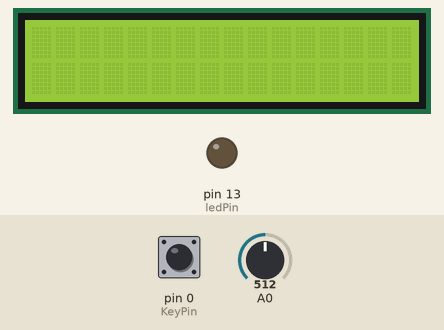
This sketch was run on a simulated Arduino Uno, built with avr-gcc and run on an emulated ATmega328P. On the bench: 16×2 character LCD, output pins drawn as LEDs (lit = HIGH). The test bench sets the inputs (shaded band); at power-on: pin 0 (KeyPin) LOW, A0 = 512.

Above: at 1.2 s.
1.3 s: pin 0 (KeyPin) pulled HIGH for 0.15 s
At 1.37 s:
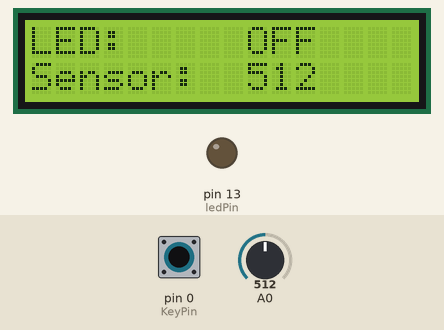
2.9 s: pin 0 (KeyPin) pulled HIGH for 3.2 s
Timing chart, 0 to 5.9 s (numbered marks = the images above; inputs shaded):
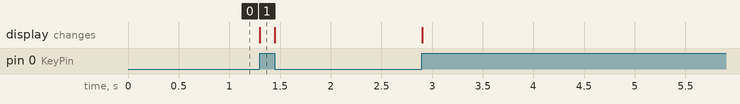

The sketch:

Code.ino
```cpp
/*
   Source: https://github.com/Fasihi-Rad/Arduino.Prj

   Arduino.Prj__Light sensor & LCD
   Seyed Ali Mojtabavi
   Amir Reza Fasihi rad

 The circuit:
 * LCD RS pin to digital pin 12
 * LCD Enable pin to digital pin 11
 * LCD D4 pin to digital pin 5
 * LCD D5 pin to digital pin 4
 * LCD D6 pin to digital pin 3
 * LCD D7 pin to digital pin 2
 * LCD R/W pin to ground
 * 10K resistor:
 * ends to +5V and ground
 * wiper to LCD VO pin (pin 3)

*/

// include the library code:
#include <LiquidCrystal.h>

// initialize the library by associating any needed LCD interface pin
// with the arduino pin number it is connected to
const int rs = 12, en = 11, d4 = 5, d5 = 4, d6 = 3, d7 = 2;
LiquidCrystal lcd(rs, en, d4, d5, d6, d7);
const int ledPin = 13; // initialize the LED pin number
const int KeyPin = 0;  // initialize the Key pin number

void Constants()
{
  lcd.setCursor(0,0); // set LCD Courser position on (0,0)
  lcd.print("LED: "); // print on LCD
  lcd.setCursor(0,1); // set LCD Courser position on (0,1)
  lcd.print("Sensor: "); // print on LCD
}

void setup()
{
  // initialize the LED pin as an output:
  pinMode(ledPin, OUTPUT);
  // initialize the Key pin as an input:
  pinMode(KeyPin, INPUT);
  // set up the LCD's number of columns and rows:
  lcd.begin(16, 2);
  Constants();
}

void loop()
{
  // read input values:
  int Sensvalue = analogRead(A0);
  int Keyvalue = digitalRead(PD0);

  // check if the button is pressed. If it is, the Keyvalue is HIGH:
  if (Keyvalue == HIGH)
  {

    lcd.display();  // Turn on the display
    lcd.setCursor(9,1); // set LCD Courser on position on (9,1)
    lcd.print(Sensvalue); // print on LCD
    if (Sensvalue <= 500)
    {
      digitalWrite(ledPin, HIGH); // turn the LED on (HIGH is the voltage level)
      lcd.setCursor(9,0); // set LCD Courser position on (9,0)
      lcd.print("ON "); // print on LCD
    }
    else
    {
      digitalWrite(ledPin, LOW);  // turn the LED off
      lcd.setCursor(9,0); // set LCD Courser position on (9,0)
      lcd.print("OFF"); // print on LCD
    }
  }
  else
  {
    digitalWrite(ledPin, LOW); // turn the LED off
    lcd.noDisplay(); // Turn off the display
  }
}
```

Measured:
- after the input at 1.3 s, the display: changes at once (image 1)
